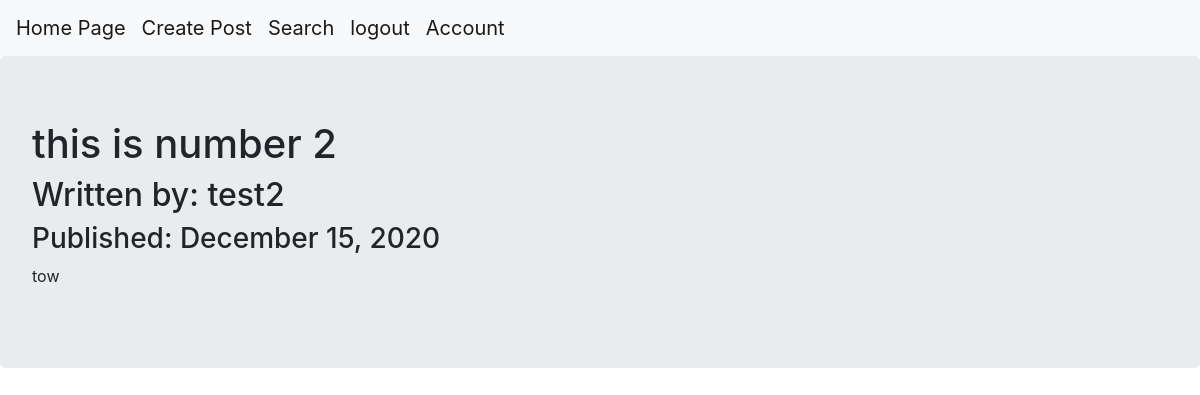
The page /2 (signed in) on the database its author committed.
### projectKanpai/models.py (models this page shows, shortened)
class BlogPost(db.Model):
    __tablename__ = 'blogposts'
    id = db.Column(db.Integer,primary_key=True)
    user_id = db.Column(db.Integer, db.ForeignKey('users.id'), nullable = False)
    date = db.Column(db.DateTime, nullable = False, default = datetime.utcnow)
    title = db.Column(db.String(160), nullable = False)
    text = db.Column(db.Text, nullable = False)

class User(db.Model, UserMixin):
    __tablename__ = 'users'
    id = db.Column(db.Integer, primary_key = True)
    email = db.Column(db.String(64), unique=True, index=True)
    username = db.Column(db.String(64), unique=True, index=True)
    password_hash = db.Column(db.String(128))
    likePost = db.relationship("BlogPost", secondary=like)
    posts = db.relationship('BlogPost', backref = 'author') # written by use this.

### projectKanpai/users/views.py (the view)
@users.route("/<username>")
def user_posts(username):
    page = request.args.get('page',1,type=int)
    user = User.query.filter_by(username=username).first_or_404()
    blog_posts = BlogPost.query.filter_by(author=user).order_by(BlogPost.date.desc()
    ).paginate(page=page,per_page=5)
    return render_template('user_blog_posts.html', blog_posts=blog_posts, user=user)

### projectKanpai/blog_posts/views.py (called while the page is built)
@blog_posts.route('/<int:blog_post_id>')
def blog_post(blog_post_id):
    blog_post = BlogPost.query.get_or_404(blog_post_id)
    print(type(blog_post))
    return render_template('blog_post.html', title=blog_post.title,
                            date=blog_post.date, post=blog_post
    )

### projectKanpai/models.py (called while the page is built)
@login_manager.user_loader
def load_user(user_id):
    return User.query.get(user_id)

### projectKanpai/templates/blog_post.html (shortened to what this page needs)
{% extends "base.html" %}
{% block content %}
<div class="jumbotron">
  <h1>{{post.title}}</h1>
  <h2>Written by: {{post.author.username}}</h2>
  <h3>Published: {{post.date.strftime('%B %d, %Y')}}</h3>
  <p>{{post.text}}</p>
</div>
{% endblock %}

### rows shown on the page
BlogPost: title "this is number 2", date "December 15, 2020", text "tow"
User: author.username "test2"
